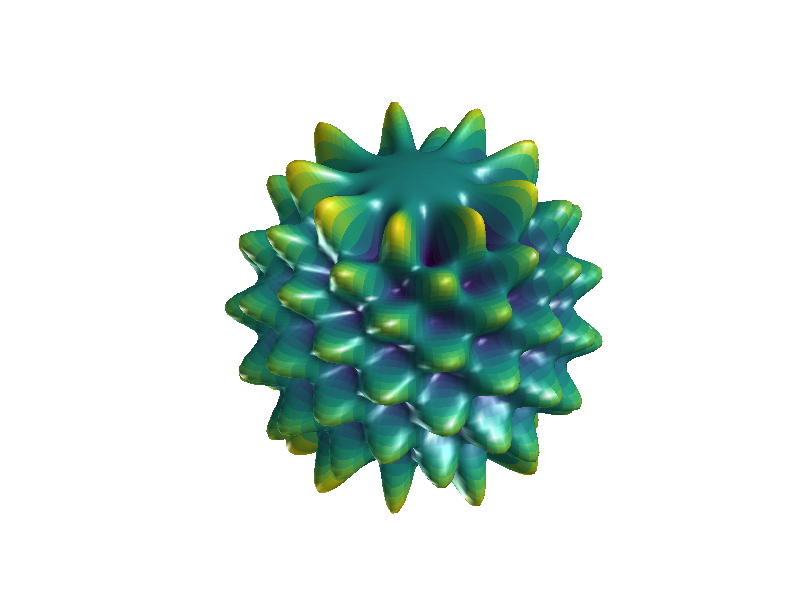

Write MATLAB code to recreate this figure.
n=131;
theta = linspace(0,pi,n);%0:pi/80:pi;                   % polar angle
phi = linspace(0,2*pi,n);%0:pi/40:2*pi;                   % azimuth angle

[phi,theta] = meshgrid(phi,theta);    % define the grid

degree = 17
order = 9;
amplitude = 1.5;
radius = 5;

Ymn = legendre(degree,cos(theta(:,1)));
Ymn = Ymn(order+1,:)';
yy = Ymn;

for kk = 2: size(theta,1)
    yy = [yy Ymn];
end

yy = yy.*cos(order*phi);

order = max(max(abs(yy)));
rho = radius + amplitude*yy/order;

r = rho.*sin(theta);    % convert to Cartesian coordinates
x = r.*cos(phi);
y = r.*sin(phi);
z = rho.*cos(theta);

%figure
s = surf(x,y,z,sqrt(x.^2+y.^2+z.^2))
light               % add a light
lighting gouraud    % preferred lighting for a curved surface
axis equal off      % set axis equal and remove axis
view(40,30)         % set viewpoint
camzoom(1.6)        % zoom into scene
set(s, 'edgecolor', 'none');

lightangle(260,-45)
shg
